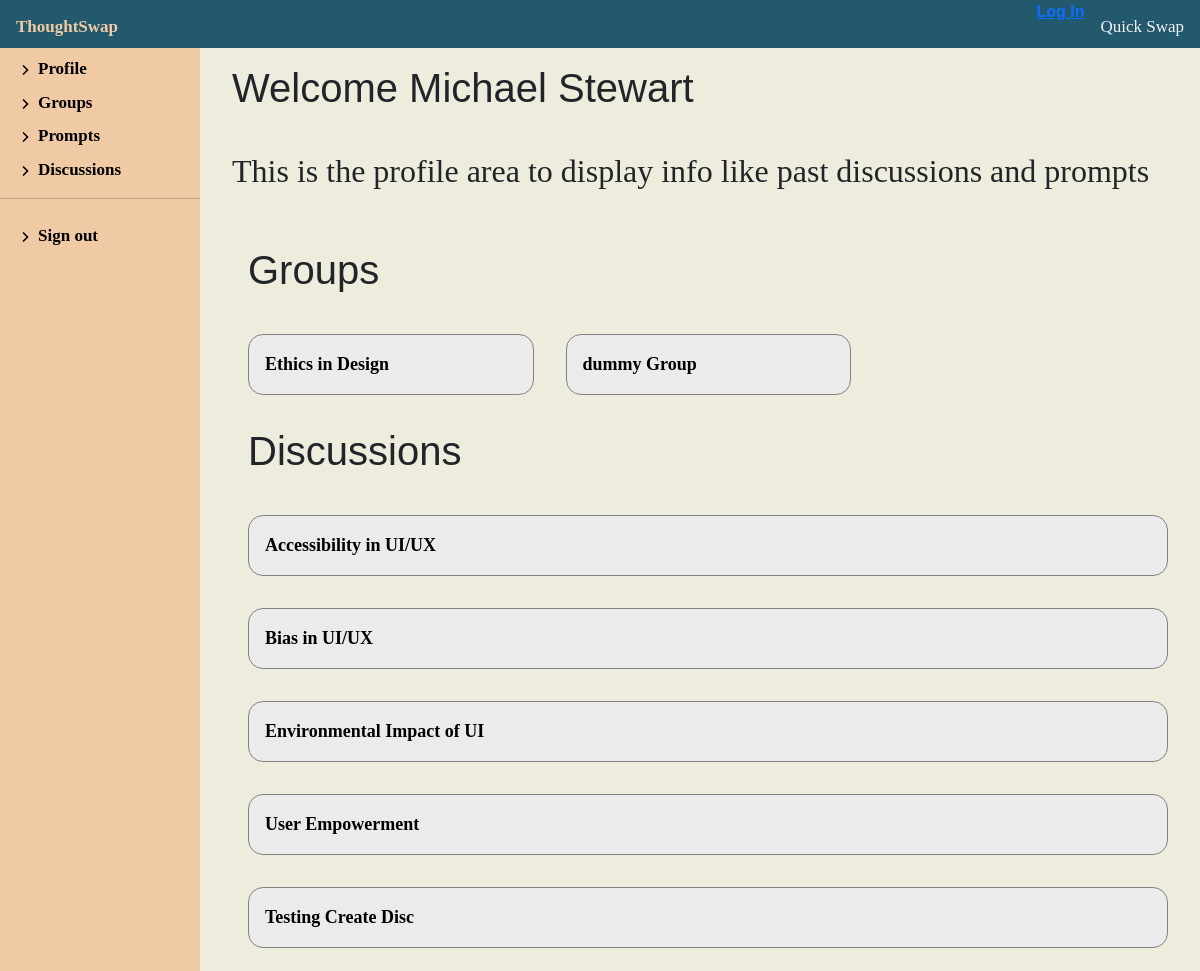
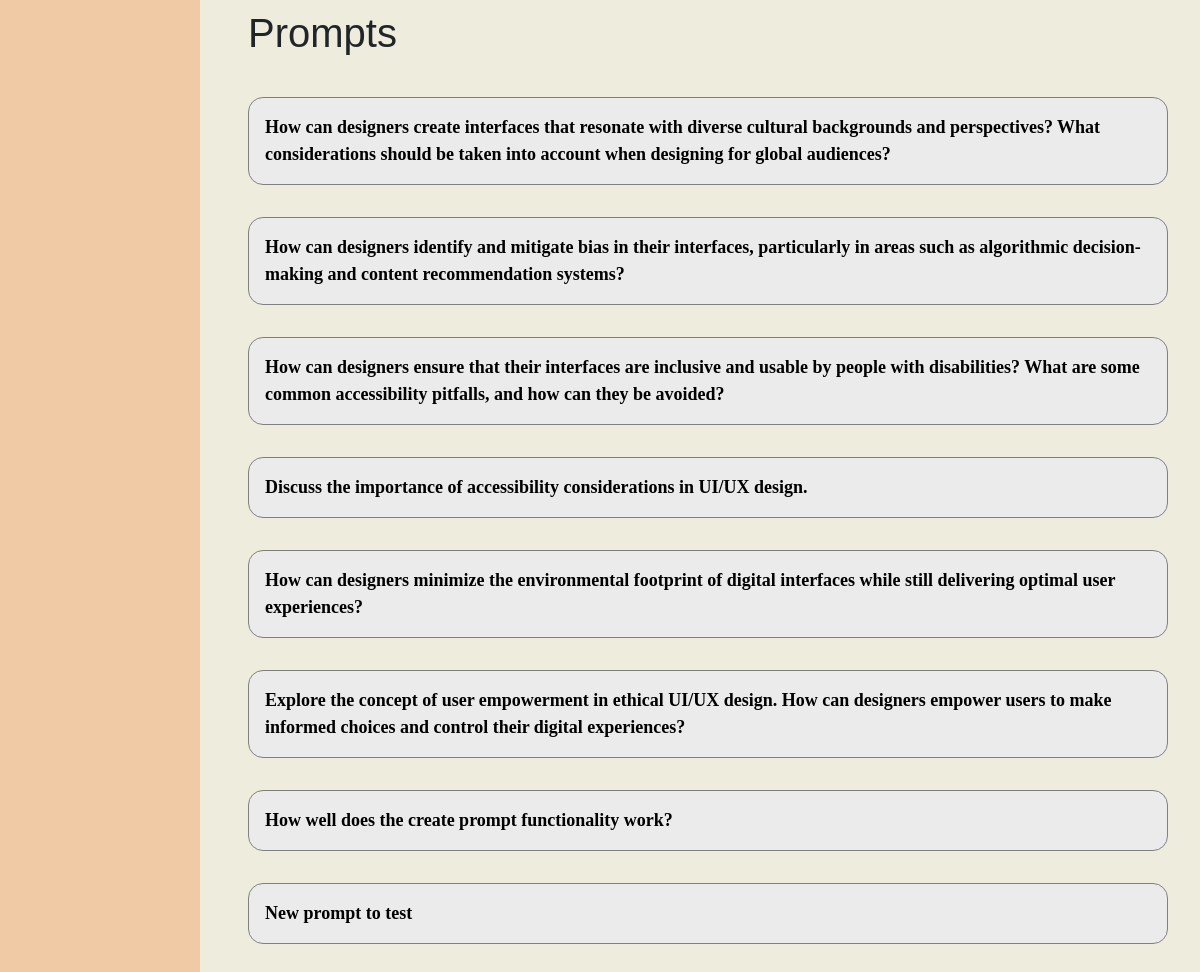
The app's page /discussion/2/profile with its own data (2 pictures, top to bottom).
### discussion/models.py (models this page shows, shortened)
class Facilitator(models.Model):
    id = models.AutoField(primary_key=True)
    first_name = models.CharField(max_length=100, null=True, blank=True)
    last_name = models.CharField(max_length=100, null=True, blank=True)
    username = models.CharField(
        max_length=100, unique=True, null=False, blank=False, default='username')
    def __str__(self):
        return f'{self.first_name} {self.last_name}'
    class Meta:
        permissions = (("can_create_groups", "Create Groups"),)

class Group(models.Model):
    facilitator = models.ForeignKey(
        'Facilitator', on_delete=models.SET_NULL, null=True)
    name = models.CharField(max_length=100, null=False, blank=False, default='Group')
    size = models.IntegerField(null=False, blank=False, default=0)
    def __str__(self):
        return f'{self.name}'

class Discussion(models.Model):
    code = models.IntegerField(default=0, null=False, blank=False)
    name = models.CharField(max_length=200, default='Discussion')
    group = models.ForeignKey('Group', on_delete=models.SET_NULL, null=True)
    def __str__(self):
        return self.name

class Prompt(models.Model):
    id = models.AutoField(primary_key=True)
    content = models.TextField(
        max_length=1000, help_text='Enter a prompt for the discussion', blank=False, null=False)
    discussion = models.ForeignKey(
        'Discussion', on_delete=models.SET_NULL, null=True, blank=True)
    author = models.ForeignKey('Facilitator', on_delete=models.SET_NULL, null=True)
    def __str__(self):
        return f'{self.content}'

### discussion/views.py (the view)
# urls.py: path('<int:pk>/profile', views.FacilitatorProfileView.as_view(), name='facilitator-profile'),
class FacilitatorProfileView(generic.ListView):
    model = Facilitator
    template_name = 'discussion/profile/facilitator_profile.html'
    def get_context_data(self, **kwargs):
        context = super(FacilitatorProfileView,
                        self).get_context_data(**kwargs)
        context['facilitator'] = Facilitator.objects.get(pk=self.kwargs['pk'])
        return context

### discussion/templates/discussion/profile/facilitator_profile.html (shortened to what this page needs)
{% extends "index.html" %}
{% block content %}
<div class="profile-container">
    <div class="facilitator-nav">
        <div>
            <div class="">
                <ul class="fac-nav-list">
                    <li class="fac-nav-item"><a class="fac-nav-link"
                            href="{% url 'facilitator-profile' pk=facilitator.pk %}"><img
                                src="/static/media/chevron-right-svgrepo-com.svg" alt="bullet point"><span
                                class="ms-1 d-none d-sm-inline">Profile</span></a></li>
                    <li class="fac-nav-item">
                        <a class="fac-nav-link" href="{% url 'facilitator-groups' pk=facilitator.pk %}"><img
                                src="/static/media/chevron-right-svgrepo-com.svg" alt="bullet point"><span
                                class="ms-1 d-none d-sm-inline">Groups</span>
                        </a>
                    </li>
                    <li class="fac-nav-item">
                        <a class="fac-nav-link" href="{% url 'facilitator-prompts' pk=facilitator.pk %}"><img
                                src="/static/media/chevron-right-svgrepo-com.svg" alt="bullet point"><span
                                class="ms-1 d-none d-sm-inline">Prompts</span>
                        </a>
                    </li>
                    <li class="fac-nav-item">
                        <a class="fac-nav-link" href="{% url 'facilitator-discussions' pk=facilitator.pk %}"
                            data-bs-toggle="collapse">
                            <img src="/static/media/chevron-right-svgrepo-com.svg" alt="bullet point"><span
                                class="ms-1 d-none d-sm-inline">Discussions</span>
                        </a>
                    </li>
                </ul>
                <hr>
                <div class="dropdown pb-4">
                    <ul class="fac-nav-list">
                        <li class="fac-nav-item"><a class="fac-nav-link" href="{% url 'index' %}"><img
                                    src="/static/media/chevron-right-svgrepo-com.svg" alt="bullet point"><span
                                    class="ms-1 d-none d-sm-inline">Sign out</span></a></li>
                    </ul>
                </div>
            </div>
        </div>
    </div>
    {% block profileContent %}
    <div class="facilitator-profile">
        <h1 class="discussion-header">Welcome {{ facilitator }}</h1>
        <h2 class="discussion-header">This is the profile area to display info like past discussions and prompts
        </h2>
        <div class="profile-container" id="create-prompt">
            <div class="response-board">
                <h1 class="discussion-header">Groups</h1>
                <div class="group-board">
                    {% for group in facilitator.group_set.all %}
                    <div class="group-crud">
                        <a class="profile-list-header" href="{% url 'view-group' pk=facilitator.pk name=group %}"><span>{{ group.name }}</span></a>
                    </div>
                    {% endfor %}
                </div>
                <h1 class="discussion-header">Discussions</h1>
                {% for group in facilitator.group_set.all %}
                {% for discussion in group.discussion_set.all %}
                <div class="prompt-crud">
                    <div>
                        <a class="profile-list-header" href="{% url 'view-responses' pk=facilitator.pk name=group.name code=discussion.code %}"><span>{{ discussion }}</span></a>
                    </div>
                </div>
                {% endfor %}
                {% endfor %}
                <h1 class="discussion-header">Prompts</h1>
                {% for prompt in facilitator.prompt_set.all %}
                <div class="prompt-crud">
                    <div>
                        <a class="profile-list-header" href="{% url 'prompt-detail' pk=facilitator.pk id=prompt.id %}"><span>{{ prompt }}</span></a>
                    </div>
                </div>
                {% endfor %}
            </div>
        </div>
    </div>
    {% endblock %}
</div>
{% endblock %}

### discussion/static/css/styles.css (style rules this page uses)
.profile-container { display: flex; justify-content: space-between; }
.facilitator-nav { width: 30%; max-width: 200px; background-color: #f0caa4; min-height: 100vh; }
.fac-nav-list { padding-left: 1em; }
.fac-nav-item { padding-top: 0.5em; list-style: none; }
.fac-nav-link { color: #000; text-decoration: none; font-size: 17px; font-family: 'Times New Roman', Times, serif; }
.facilitator-profile { width: 100%; margin-left: 1em; }
.discussion-header { padding: 1rem; }
.response-board { padding: 1rem; display: grid; }
#create-prompt { display: block; }
.prompt-crud { border: solid 1px grey; border-radius: 15px; background: rgb(235, 235, 235); padding: 1rem; margin: 1em; display: flex; justify-content: space-between; align-items: center; }
.group-board { display: flex; flex-wrap: wrap; }
.group-crud { border: solid 1px grey; border-radius: 15px; background: rgb(235, 235, 235); padding: 1rem; margin: 1em; width: 30%; justify-content: space-between; min-width: fit-content; }
body { background: #eeecdd; margin: 0; }
h1 { font-family: Arial Black, verdana, sans-serif; }
a { font-family: arial; font-weight: bold; }
p, div, span { font-family: Georgia, 'Times New Roman', Times, serif; }

### records on screen
Facilitator: first_name+last_name "Michael Stewart"
Group: name "Ethics in Design"
Group: name "dummy Group"
Discussion: name "Accessibility in UI/UX"
Discussion: name "Bias in UI/UX"
Discussion: name "Environmental Impact of UI"
Discussion: name "User Empowerment"
Discussion: name "Testing Create Disc"
Prompt: content "How can designers create interfaces that resonate with diverse cultural backgrounds and perspectives? What considerations should be taken into account when designing for global audiences?"
Prompt: content "How can designers identify and mitigate bias in their interfaces, particularly in areas such as algorithmic decision-making and content recommendation systems?"
Prompt: content "How can designers ensure that their interfaces are inclusive and usable by people with disabilities? What are some common accessibility pitfalls, and how can they be avoided?"
Prompt: content "Discuss the importance of accessibility considerations in UI/UX design."
Prompt: content "How can designers minimize the environmental footprint of digital interfaces while still delivering optimal user experiences?"
Prompt: content "Explore the concept of user empowerment in ethical UI/UX design. How can designers empower users to make informed choices and control their digital experiences?"
Prompt: content "How well does the create prompt functionality work?"
Prompt: content "New prompt to test"
